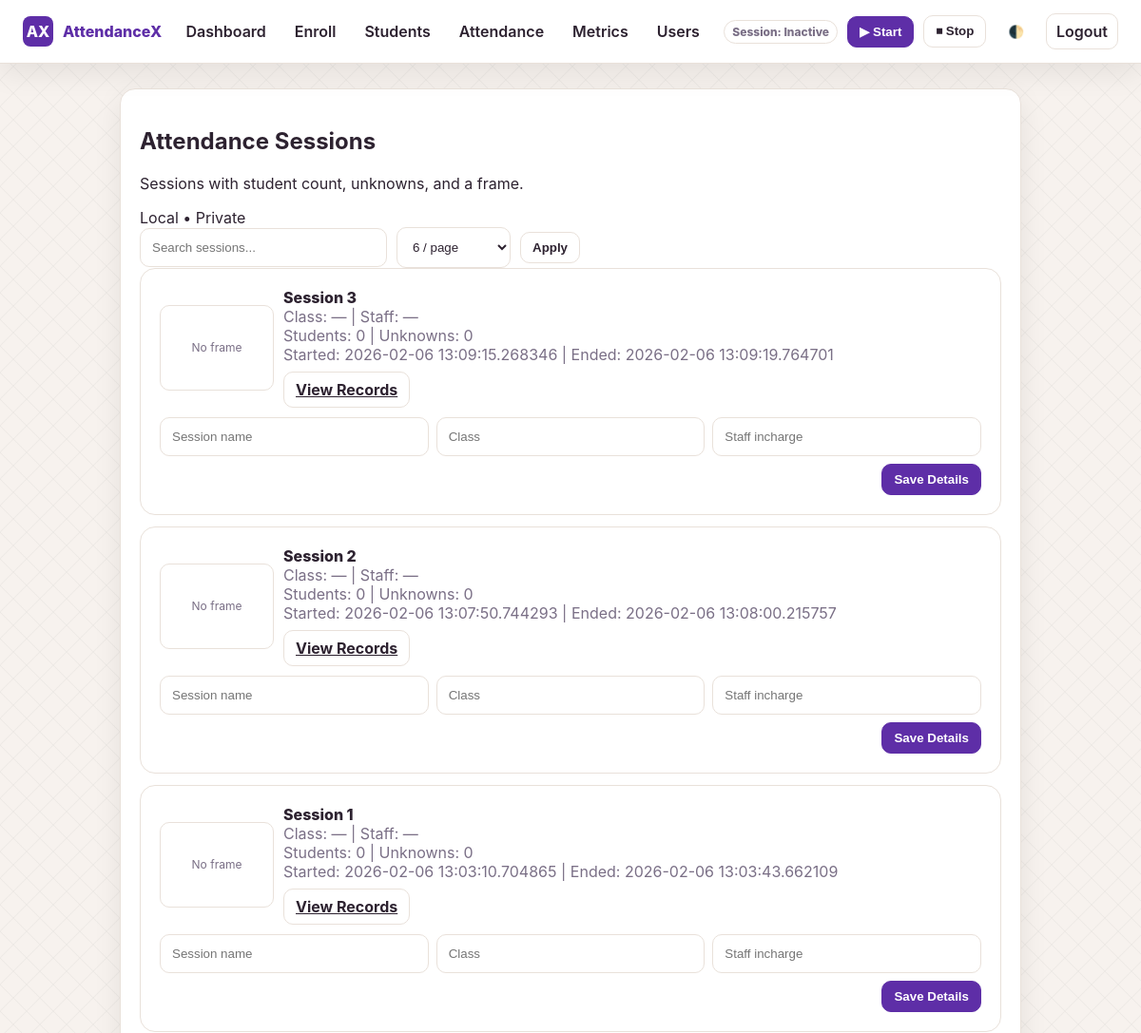
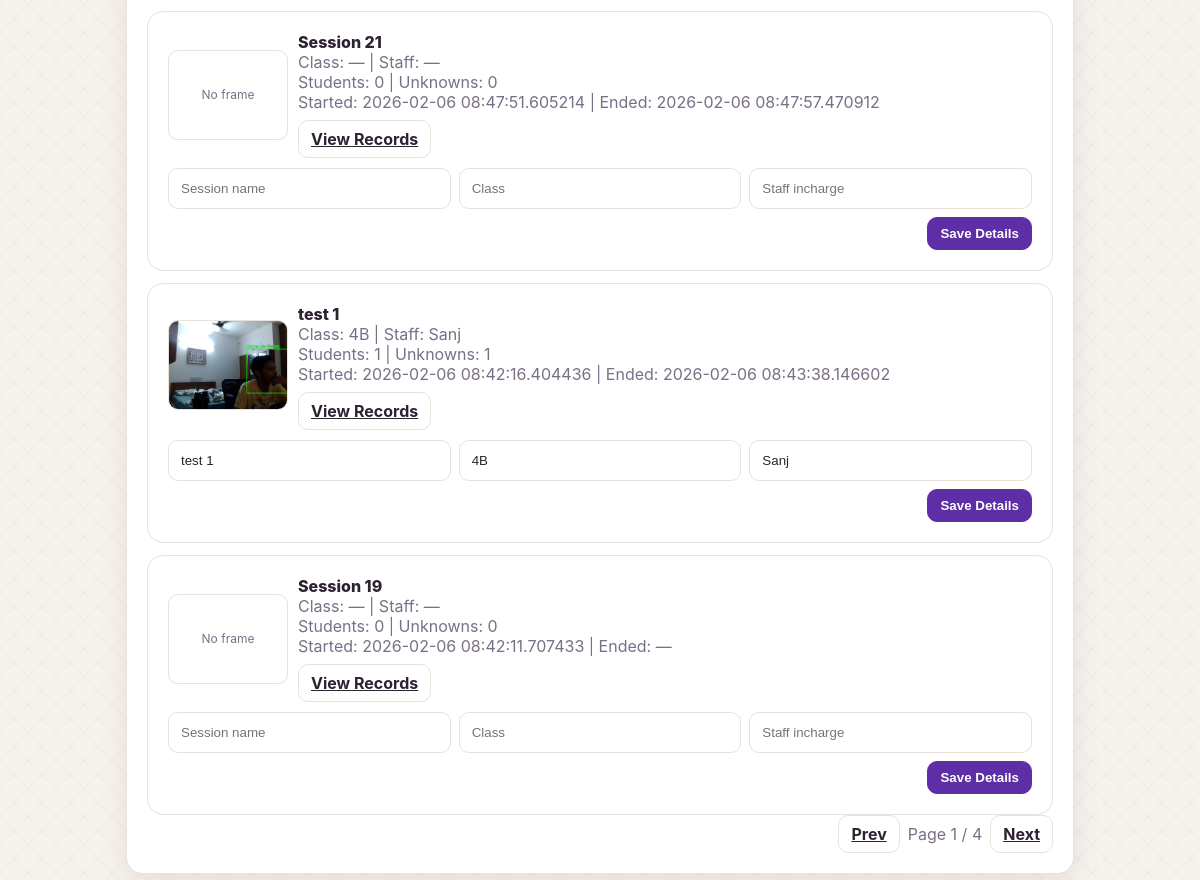
/attendance (signed in), run on the app's committed database (2 pictures, top to bottom).
### app/db/models.py (models this page shows)
class AttendanceSession(Base):
    __tablename__ = "attendance_sessions"
    id = Column(Integer, primary_key=True, autoincrement=True)
    is_active = Column(Boolean, default=False)
    started_at = Column(DateTime, default=datetime.utcnow)
    ended_at = Column(DateTime, nullable=True)
    name = Column(String, nullable=True)
    staff_incharge = Column(String, nullable=True)
    class_name = Column(String, nullable=True)
    unknown_count = Column(Integer, default=0)
    thumbnail_path = Column(String, nullable=True)

### app/routes/attendance.py (the view)
@router.get("/attendance")
def attendance_page(
    request: Request,
    page: int = Query(1, ge=1),
    size: int = Query(6, ge=5, le=50),
    q: str = Query("", min_length=0)
):
    require_login(request)
    db = SessionLocal()
    base = db.query(AttendanceSession)
    if q:
        base = base.filter(
            (AttendanceSession.name.contains(q)) |
            (AttendanceSession.class_name.contains(q)) |
            (AttendanceSession.staff_incharge.contains(q))
        )
    total = base.count()
    total_pages = max(1, (total + size - 1) // size)
    page = min(page, total_pages)
    sessions = base.order_by(AttendanceSession.started_at.desc()).offset((page-1)*size).limit(size).all()
    counts = dict(
        db.query(
            AttendanceRecord.session_id,
            func.count(distinct(AttendanceRecord.student_id))
        ).group_by(AttendanceRecord.session_id).all()
    )
    db.close()
    return templates.TemplateResponse(
        "attendance.html",
        {
            "request": request,
            "sessions": sessions,
            "counts": counts,
            "page": page,
            "size": size,
            "q": q,
            "total_pages": total_pages,
            "total": total
        }
    )

### app/auth/dependencies.py (called while the page is built)
def require_login(request: Request):
    if not request.session.get("user"):
        raise HTTPException(status_code=303, headers={"Location": "/login"})

### app/templates/attendance.html
{% extends "base.html" %}
{% block content %}
<div class="card">
  <div class="page-head">
    <div>
      <h2 class="page-title">Attendance Sessions</h2>
      <p class="page-sub">Sessions with student count, unknowns, and a frame.</p>
    </div>
    <div class="page-badge">Local • Private</div>
  </div>
  <form method="get" class="section" style="display:flex;gap:10px;flex-wrap:wrap;align-items:center;">
    <input name="q" value="{{ q }}" placeholder="Search sessions..." style="max-width:260px;">
    <select name="size" style="max-width:120px;">
      {% for s in [5,6,10,20] %}
      <option value="{{ s }}" {% if size==s %}selected{% endif %}>{{ s }} / page</option>
      {% endfor %}
    </select>
    <button class="btn">Apply</button>
  </form>
  <div class="section" style="display:grid;gap:12px;">
    {% for s in sessions %}
    <div class="card" style="box-shadow:none;">
      <div style="display:grid;gap:10px;grid-template-columns:120px 1fr;align-items:center;">
        <div>
          {% if s.thumbnail_path %}
          <img src="{{ s.thumbnail_path }}"
            style="width:120px;height:90px;object-fit:cover;border-radius:10px;border:1px solid var(--border);"
            alt="Session frame">
          {% else %}
          <div
            style="width:120px;height:90px;border-radius:10px;border:1px solid var(--border);display:flex;align-items:center;justify-content:center;color:var(--muted);font-size:12px;">
            No frame</div>
          {% endif %}
        </div>
        <div>
          <div style="font-weight:800;">
            {{ s.name or "Session " ~ s.id }}
          </div>
          <div class="subtle">Class: {{ s.class_name or "—" }} | Staff: {{ s.staff_incharge or "—" }}</div>
          <div class="subtle">Students: {{ counts.get(s.id|string, 0) }} | Unknowns: {{ s.unknown_count or 0 }}</div>
          <div class="subtle">Started: {{ s.started_at }} | Ended: {{ s.ended_at or "—" }}</div>
          <div style="margin-top:8px;display:flex;gap:8px;flex-wrap:wrap;">
            <a class="btn" href="/attendance/session/{{ s.id }}">View Records</a>
          </div>
        </div>
      </div>
      <form method="post" action="/attendance/session/{{ s.id }}/edit" style="margin-top:10px;display:grid;gap:8px;">
        <div style="display:grid;gap:8px;grid-template-columns:repeat(auto-fit,minmax(160px,1fr));">
          <input name="name" placeholder="Session name" value="{{ s.name or '' }}">
          <input name="class_name" placeholder="Class" value="{{ s.class_name or '' }}">
          <input name="staff_incharge" placeholder="Staff incharge" value="{{ s.staff_incharge or '' }}">
        </div>
        <div style="display:flex;justify-content:flex-end;">
          <button class="btn btn-primary">Save Details</button>
        </div>
      </form>
    </div>
    {% endfor %}
  </div>
  <div class="section" style="display:flex;gap:8px;align-items:center;justify-content:flex-end;">
    <a class="btn" href="?q={{ q }}&size={{ size }}&page={{ page-1 if page>1 else 1 }}">Prev</a>
    <span class="subtle">Page {{ page }} / {{ total_pages }}</span>
    <a class="btn" href="?q={{ q }}&size={{ size }}&page={{ page+1 if page<total_pages else total_pages }}">Next</a>
  </div>
</div>
{% endblock %}

### app/templates/base.html (shortened to what this page needs)
<!DOCTYPE html>
<html lang="en">
<head>
</head>
<body>
    {% set hide_nav = request.url.path == '/login' %}
    {% if not hide_nav %}
    <nav class="nav" id="nav">
        <div class="nav-inner">
            <div class="brand">
                <span class="logo">AX</span>
                AttendanceX
            </div>
            <div class="nav-links">
                <a href="/session">Dashboard</a>
                <a href="/enroll">Enroll</a>
                <a href="/students">Students</a>
                <a href="/attendance">Attendance</a>
                <a href="/metrics">Metrics</a>
                <a href="/users">Users</a>
            </div>
            <div class="nav-actions">
                <span id="sessionStatus" class="status-pill">Session: Unknown</span>
                <button id="startAttendanceBtn" class="btn btn-primary">▶ Start</button>
                <button id="stopAttendanceBtn" class="btn">⏹ Stop</button>
                <button id="themeToggle" class="btn btn-ghost">🌓</button>
                <a href="/logout" class="btn">Logout</a>
            </div>
        </div>
    </nav>
    {% endif %}
    <div class="container">
        {% block content %}{% endblock %}
    </div>
</body>
</html>

### app/templates/base.html (style rules this page uses)
:root { --bg: #f7f2ee; --card: #ffffff; --text: #2d2230; --muted: #7a6f86; --primary: #5e2ea7; --primary-contrast: #ffffff; --border: #e9e1da; --shadow: 0 10px 30px rgba(0, 0, 0, 0.08); }
* { box-sizing: border-box; }
body { margin: 0; font-family: "Inter", system-ui, -apple-system, Segoe UI, Roboto, Arial, sans-serif; background: linear-gradient(45deg, transparent 48%, rgba(33, 33, 33, 0.04) 49%, rgba(33, 33, 33, 0.04) 51%, transparent 52%), linear-gradient(-45deg, transparent 48%, rgba(33, 33, 33, 0.04) 49%, rgba(33, 33, 33, 0.04) 51%, transparent 52%); background-size: 28px 28px; background-position: 0 0, 14px 14px; background-color: var(--bg); color: var(--text); }
.nav { position: sticky; top: 0; z-index: 20; background: var(--card); border-bottom: 1px solid var(--border); box-shadow: var(--shadow); width: 100%; }
.nav-inner { width: 100%; max-width: none; margin: 0; padding: 14px 24px; display: flex; align-items: center; justify-content: space-between; gap: 12px; }
.brand { display: flex; align-items: center; gap: 10px; font-weight: 800; color: var(--primary); }
.brand .logo { width: 32px; height: 32px; border-radius: 8px; background: var(--primary); color: var(--primary-contrast); display: inline-flex; align-items: center; justify-content: center; font-weight: 800; }
.nav-links, .nav-actions { display: flex; align-items: center; gap: 10px; flex-wrap: wrap; }
.nav a { text-decoration: none; color: var(--text); font-weight: 600; padding: 8px 10px; border-radius: 10px; }
.btn { border: 1px solid var(--border); background: var(--card); color: var(--text); padding: 8px 12px; border-radius: 10px; font-weight: 700; cursor: pointer; }
.btn-primary { background: var(--primary); color: var(--primary-contrast); border-color: var(--primary); }
.btn-ghost { background: transparent; border-color: transparent; }
.status-pill { font-size: 12px; font-weight: 800; padding: 4px 8px; border-radius: 999px; border: 1px solid var(--border); color: var(--muted); }
.container { max-width: 980px; margin: 26px auto 40px; padding: 0 16px; }
.card { background: var(--card); border: 1px solid var(--border); border-radius: 16px; padding: 20px; box-shadow: var(--shadow); }
.subtle { color: var(--muted); }
input, select, textarea { width: 100%; padding: 12px; border-radius: 10px; border: 1px solid var(--border); background: var(--card); color: var(--text); outline: none; }

### data on the page
AttendanceSession: shows "No frame", name+id "Session 3", class_name "—", staff_incharge "—", get "0", unknown_count "0", started_at "2026-02-06 13:09:15.268346", ended_at "2026-02-06 13:09:19.764701"
AttendanceSession: shows "No frame", name+id "Session 2", class_name "—", staff_incharge "—", get "0", unknown_count "0", started_at "2026-02-06 13:07:50.744293", ended_at "2026-02-06 13:08:00.215757"
AttendanceSession: shows "No frame", name+id "Session 1", class_name "—", staff_incharge "—", get "0", unknown_count "0", started_at "2026-02-06 13:03:10.704865", ended_at "2026-02-06 13:03:43.662109"
AttendanceSession: shows "No frame", name+id "Session 21", class_name "—", staff_incharge "—", get "0", unknown_count "0", started_at "2026-02-06 08:47:51.605214", ended_at "2026-02-06 08:47:57.470912"
AttendanceSession: thumbnail_path (picture), name "test 1", class_name "4B", staff_incharge "Sanj", get "1", unknown_count "1", started_at "2026-02-06 08:42:16.404436", ended_at "2026-02-06 08:43:38.146602"
AttendanceSession: shows "No frame", name+id "Session 19", class_name "—", staff_incharge "—", get "0", unknown_count "0", started_at "2026-02-06 08:42:11.707433", ended_at "—"

### other printed values
{{ page }} "1"
{{ total_pages }} "4"
form field size "6 / page"
